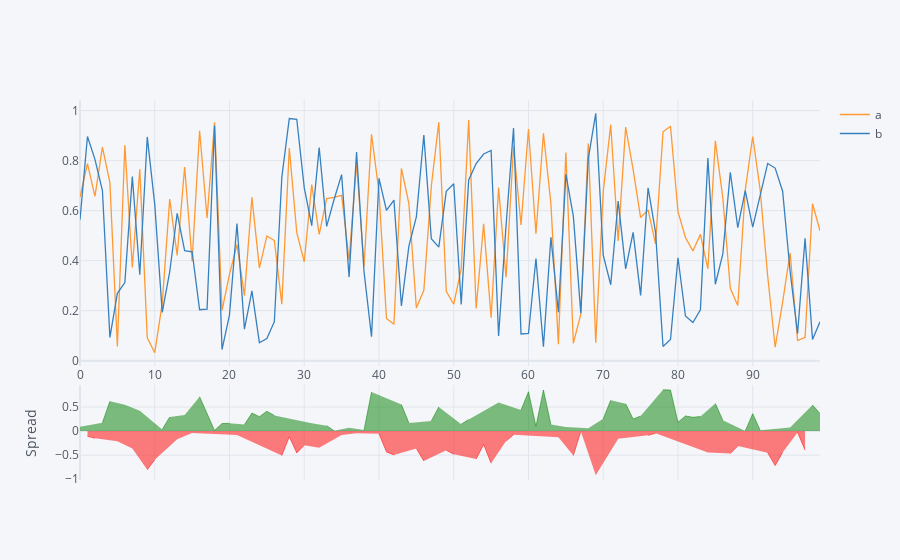

Write notebook code for a chart like this one.
### Code cell
df[['a','b']].iplot(kind='spread')
